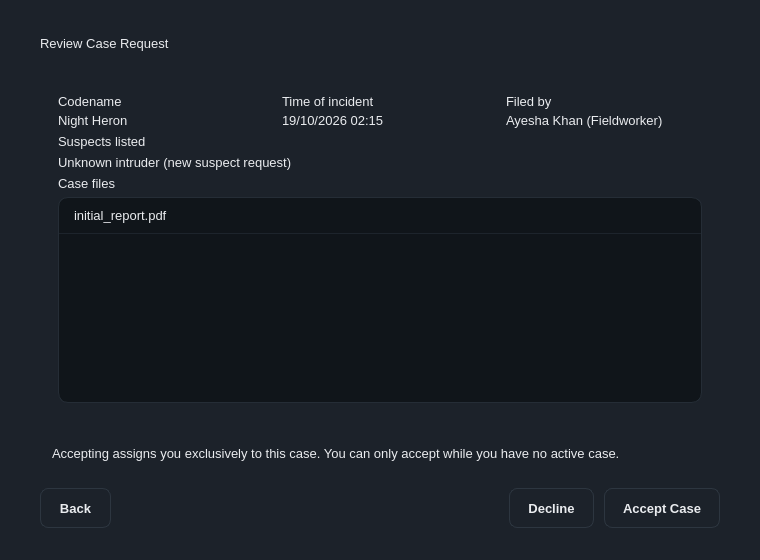
<?xml version="1.0" encoding="UTF-8"?>
<ui version="4.0">
 <class>MainWindow</class>
 <widget class="QMainWindow" name="MainWindow">
  <property name="geometry"><rect><x>0</x><y>0</y><width>760</width><height>560</height></rect></property>
  <property name="windowTitle"><string>MainWindow</string></property>
  <property name="styleSheet"><string notr="true">/* Asche Yiu Police Department - dark / gold theme
   Shared by every .ui file. Widgets pick a style through the dynamic
   property  variant  (Qt Designer: Property Editor &gt; Dynamic Properties). */

QMainWindow, QDialog, QWidget#centralwidget { background: #1c222a; }
QWidget { color: #eaecef; font-family: "Inter", "SF Pro Text", "Segoe UI", "Helvetica Neue", sans-serif; font-size: 13px; }
QLabel { background: transparent; }
QCheckBox { background: transparent; spacing: 8px; }

/* ---- typography ---- */
QLabel[variant="title"]     { font-size: 20px; font-weight: 700; color: #eaecef; }
QLabel[variant="subtitle"]  { font-size: 13px; color: #8b94a3; }
QLabel[variant="field"]     { color: #8b94a3; }
QLabel[variant="section"]   { color: #eaecef; font-size: 14px; font-weight: 600; }
QLabel[variant="cardTitle"] { font-size: 16px; font-weight: 700; color: #eaecef; }
QLabel[variant="value"]     { font-size: 14px; font-weight: 600; color: #eaecef; }
QLabel[variant="hint"]      { color: #8b94a3; font-size: 12px; }
QLabel[variant="stat"]      { color: #c3a459; font-size: 22px; font-weight: 700; }
QFrame[variant="accent"]    { background: #c3a459; border: none; border-radius: 1px; }

/* ---- badges / icons ---- */
QLabel[variant="badgeGold"]  { background: rgba(195,164,89,40);  color: #c3a459; border-radius: 10px; padding: 3px 10px; font-size: 11px; font-weight: 700; }
QLabel[variant="badgeGreen"] { background: rgba(111,159,125,40); color: #7fb08c; border-radius: 10px; padding: 3px 10px; font-size: 11px; font-weight: 700; }
QLabel[variant="badgeRed"]   { background: rgba(184,105,95,45);  color: #cf7d72; border-radius: 10px; padding: 3px 10px; font-size: 11px; font-weight: 700; }
QLabel[variant="badgeMuted"] { background: rgba(139,148,163,35); color: #aab2bf; border-radius: 10px; padding: 3px 10px; font-size: 11px; font-weight: 700; }
QLabel[variant="avatar"]     { background: #c3a459; color: #10151a; border-radius: 24px; font-size: 16px; font-weight: 700; }
QLabel[variant="iconGold"]   { background: rgba(195,164,89,40);  color: #c3a459; border-radius: 30px; font-size: 26px; font-weight: 700; }
QLabel[variant="iconRed"]    { background: rgba(184,105,95,45);  color: #cf7d72; border-radius: 30px; font-size: 26px; font-weight: 700; }

/* ---- containers ---- */
QFrame[variant="card"]      { background: #252c37; border: 1px solid #2d3640; border-radius: 12px; }
QFrame[variant="notice"]    { background: rgba(195,164,89,26);  border: 1px solid rgba(195,164,89,90);  border-radius: 8px; }
QFrame[variant="noticeRed"] { background: rgba(184,105,95,30);  border: 1px solid rgba(184,105,95,100); border-radius: 8px; }
QFrame[variant="dropzone"]  { background: #10151a; border: 1px dashed #3a4552; border-radius: 10px; }
QFrame[variant="card"] QLabel, QFrame[variant="notice"] QLabel, QFrame[variant="noticeRed"] QLabel, QFrame[variant="dropzone"] QLabel { border: none; }

/* ---- inputs ---- */
QLineEdit, QTextEdit, QPlainTextEdit, QDateTimeEdit, QSpinBox, QDoubleSpinBox, QComboBox {
    background: #10151a; border: 1px solid #2d3640; border-radius: 8px; padding: 8px 10px; min-height: 20px;
    selection-background-color: #c3a459; selection-color: #10151a; }
QLineEdit:focus, QTextEdit:focus, QPlainTextEdit:focus, QDateTimeEdit:focus, QSpinBox:focus, QDoubleSpinBox:focus, QComboBox:focus { border: 1px solid #c3a459; }
QLineEdit[readOnly="true"], QPlainTextEdit[readOnly="true"], QTextEdit[readOnly="true"] { background: #161c22; color: #eaecef; }
QComboBox QAbstractItemView { background: #10151a; border: 1px solid #2d3640; selection-background-color: #2b3440; selection-color: #eaecef; outline: 0; }

/* ---- buttons ---- */
QPushButton { background: #1c222a; border: 1px solid #2d3640; border-radius: 8px; padding: 9px 18px; min-height: 20px; font-weight: 600; color: #eaecef; }
QPushButton:hover { background: #232b35; border-color: #3a4552; }
QPushButton:pressed { background: #10151a; }
QPushButton:disabled { color: #5b6573; border-color: #252d36; }
QPushButton[variant="primary"] { background: #c3a459; border: 1px solid #c3a459; color: #10151a; font-weight: 700; }
QPushButton[variant="primary"]:hover { background: #cfb26a; border-color: #cfb26a; }
QPushButton[variant="primary"]:pressed { background: #b39549; }
QPushButton[variant="primary"]:disabled { background: #4a4332; border-color: #4a4332; color: #8a8168; }
QPushButton[variant="accept"] { background: #273235; border: 1px solid #34483f; color: #7fb08c; font-weight: 700; }
QPushButton[variant="accept"]:hover { background: #2c3a3d; }
QPushButton[variant="reject"] { background: #2f2b31; border: 1px solid #4a3638; color: #cf7d72; font-weight: 700; }
QPushButton[variant="reject"]:hover { background: #352e34; }
QPushButton[variant="tile"] { background: #252c37; border: 1px solid #2d3640; border-radius: 12px; padding: 16px 20px; text-align: left; font-size: 14px; font-weight: 500; }
QPushButton[variant="tile"]:hover { border-color: #c3a459; background: #29313d; }

/* ---- lists / tables ---- */
QListWidget, QTableWidget, QTreeWidget { background: #10151a; border: 1px solid #252d36; border-radius: 10px; outline: 0; gridline-color: transparent; alternate-background-color: #131920; }
QListWidget::item { padding: 10px 12px; border-bottom: 1px solid #1d242c; }
QListWidget::item:selected, QTableWidget::item:selected { background: #232b35; color: #eaecef; }
QListWidget::item:hover, QTableWidget::item:hover { background: #1a2129; }
QTableWidget::item { padding: 8px 12px; border-bottom: 1px solid #1d242c; }
QHeaderView { background: #252c37; border: none; border-top-left-radius: 10px; border-top-right-radius: 10px; }
QHeaderView::section { background: #252c37; color: #8b94a3; font-weight: 600; border: none; padding: 10px 12px; }
QTableCornerButton::section { background: #252c37; border: none; }
QTableView::indicator, QListView::indicator, QCheckBox::indicator { width: 16px; height: 16px; border: 1px solid #3a4552; border-radius: 4px; background: #10151a; }
QTableView::indicator:checked, QListView::indicator:checked, QCheckBox::indicator:checked { background: #c3a459; border-color: #c3a459; }

/* ---- tabs ---- */
QTabWidget::pane { border: none; top: 8px; }
QTabBar::tab { background: transparent; color: #8b94a3; padding: 8px 16px; margin-right: 4px; border: none; border-bottom: 2px solid #2d3640; font-weight: 600; }
QTabBar::tab:selected { color: #eaecef; border-bottom: 2px solid #c3a459; }
QTabBar::tab:hover:!selected { color: #c9ced6; }

/* ---- scrollbars ---- */
QScrollBar:vertical { background: transparent; width: 10px; margin: 2px; }
QScrollBar::handle:vertical { background: #2d3640; border-radius: 3px; min-height: 24px; }
QScrollBar:horizontal { background: transparent; height: 10px; margin: 2px; }
QScrollBar::handle:horizontal { background: #2d3640; border-radius: 3px; min-width: 24px; }
QScrollBar::add-line, QScrollBar::sub-line { width: 0; height: 0; }
QScrollBar::add-page, QScrollBar::sub-page { background: transparent; }

/* spin boxes: keep typing area clean, arrows via keyboard / wheel */
QSpinBox::up-button, QSpinBox::down-button, QDoubleSpinBox::up-button, QDoubleSpinBox::down-button { width: 0; border: none; }
</string></property>
  <widget class="QWidget" name="centralwidget"><layout class="QVBoxLayout" name="layout_173"><property name="leftMargin"><number>40</number></property><property name="topMargin"><number>36</number></property><property name="rightMargin"><number>40</number></property><property name="bottomMargin"><number>32</number></property><property name="spacing"><number>18</number></property><item><layout class="QVBoxLayout" name="layout_161"><property name="leftMargin"><number>0</number></property><property name="topMargin"><number>0</number></property><property name="rightMargin"><number>0</number></property><property name="bottomMargin"><number>0</number></property><property name="spacing"><number>6</number></property><item><widget class="QLabel" name="lblTitle"><property name="variant" stdset="0"><string>title</string></property><property name="text"><string>Review Case Request</string></property></widget></item><item><widget class="QFrame" name="qframe_160"><property name="variant" stdset="0"><string>accent</string></property><property name="minimumSize"><size><width>32</width><height>3</height></size></property><property name="maximumSize"><size><width>32</width><height>3</height></size></property></widget></item></layout></item><item><widget class="QFrame" name="frameDetail"><property name="variant" stdset="0"><string>card</string></property><property name="minimumSize"><size><width>0</width><height>0</height></size></property><layout class="QVBoxLayout" name="layout_168"><property name="leftMargin"><number>18</number></property><property name="topMargin"><number>16</number></property><property name="rightMargin"><number>18</number></property><property name="bottomMargin"><number>16</number></property><property name="spacing"><number>6</number></property><item><layout class="QGridLayout" name="grid_165"><property name="leftMargin"><number>0</number></property><property name="topMargin"><number>0</number></property><property name="rightMargin"><number>0</number></property><property name="bottomMargin"><number>0</number></property><property name="horizontalSpacing"><number>28</number></property><property name="verticalSpacing"><number>4</number></property><item row="0" column="0" rowspan="1" colspan="1"><widget class="QLabel" name="qlabel_162"><property name="variant" stdset="0"><string>field</string></property><property name="text"><string>Codename</string></property></widget></item><item row="1" column="0" rowspan="1" colspan="1"><widget class="QLabel" name="lblCodename"><property name="variant" stdset="0"><string>value</string></property><property name="text"><string>Night Heron</string></property></widget></item><item row="0" column="1" rowspan="1" colspan="1"><widget class="QLabel" name="qlabel_163"><property name="variant" stdset="0"><string>field</string></property><property name="text"><string>Time of incident</string></property></widget></item><item row="1" column="1" rowspan="1" colspan="1"><widget class="QLabel" name="lblIncidentTime"><property name="variant" stdset="0"><string>value</string></property><property name="text"><string>19/10/2026 02:15</string></property></widget></item><item row="0" column="2" rowspan="1" colspan="1"><widget class="QLabel" name="qlabel_164"><property name="variant" stdset="0"><string>field</string></property><property name="text"><string>Filed by</string></property></widget></item><item row="1" column="2" rowspan="1" colspan="1"><widget class="QLabel" name="lblFiledBy"><property name="variant" stdset="0"><string>value</string></property><property name="text"><string>Ayesha Khan (Fieldworker)</string></property></widget></item></layout></item><item><widget class="QLabel" name="qlabel_166"><property name="variant" stdset="0"><string>field</string></property><property name="text"><string>Suspects listed</string></property></widget></item><item><widget class="QLabel" name="lblSuspects"><property name="variant" stdset="0"><string>value</string></property><property name="text"><string>Unknown intruder (new suspect request)</string></property></widget></item><item><widget class="QLabel" name="qlabel_167"><property name="variant" stdset="0"><string>field</string></property><property name="text"><string>Case files</string></property></widget></item><item><widget class="QListWidget" name="lstCaseFiles"><property name="editTriggers"><enum>QAbstractItemView::NoEditTriggers</enum></property><property name="minimumSize"><size><width>0</width><height>64</height></size></property><item><property name="text"><string>initial_report.pdf</string></property></item></widget></item></layout></widget></item><item><widget class="QFrame" name="frameWorkload"><property name="variant" stdset="0"><string>notice</string></property><layout class="QHBoxLayout" name="layout_170"><property name="leftMargin"><number>12</number></property><property name="topMargin"><number>9</number></property><property name="rightMargin"><number>12</number></property><property name="bottomMargin"><number>9</number></property><item><widget class="QLabel" name="qlabel_169"><property name="text"><string>Accepting assigns you exclusively to this case. You can only accept while you have no active case.</string></property><property name="wordWrap"><bool>true</bool></property></widget></item></layout></widget></item><item><layout class="QHBoxLayout" name="layout_172"><property name="leftMargin"><number>0</number></property><property name="topMargin"><number>0</number></property><property name="rightMargin"><number>0</number></property><property name="bottomMargin"><number>0</number></property><property name="spacing"><number>10</number></property><item><widget class="QPushButton" name="btnBack"><property name="text"><string>Back</string></property></widget></item><item><spacer name="spacer_171"><property name="orientation"><enum>Qt::Horizontal</enum></property><property name="sizeHint" stdset="0"><size><width>20</width><height>20</height></size></property></spacer></item><item><widget class="QPushButton" name="btnDecline"><property name="variant" stdset="0"><string>reject</string></property><property name="text"><string>Decline</string></property></widget></item><item><widget class="QPushButton" name="btnAcceptCase"><property name="variant" stdset="0"><string>accept</string></property><property name="text"><string>Accept Case</string></property></widget></item></layout></item></layout></widget>
 </widget>
 <resources/>
 <connections/>
</ui>
